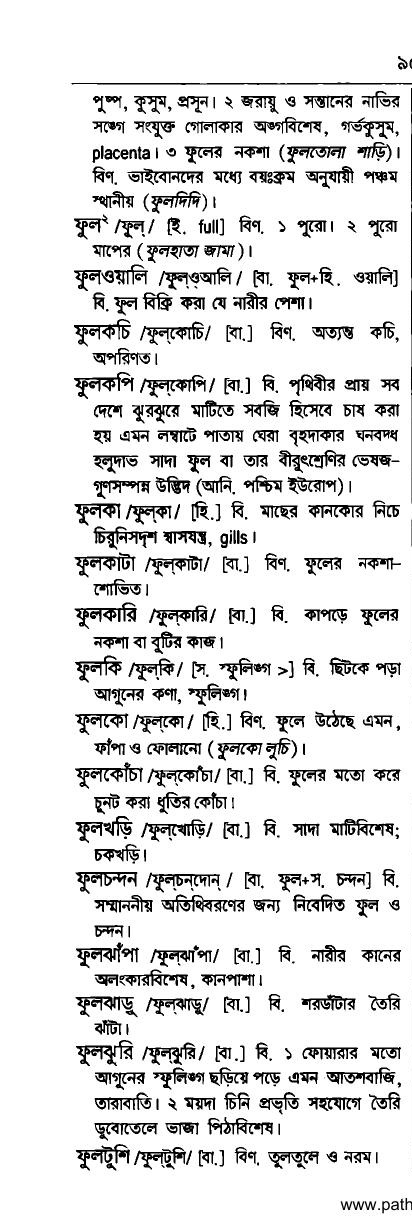
#> input picture data gen/dic1.jpg, 412 x 1226 px, given in place of dic.jpg, which was not available
$ jupyter execute --allow-errors 'BANGLA_OCR(with memory usage).ipynb'   (shell and % lines are left out)
#> lines starting #> are read from the running program, lines starting #| are printed output that depends on the picture; after the words box and inside, x2 and y2 are one past the last pixel; in counts of white or black regions, pixels touching at a corner belong together; pictures that were not available may be replaced by others from this repository, and a replacement may not be noted
[cell 1]
#Block 1 server setup
#run this block if and only if you are running in colab
from google.colab import auth
auth.authenticate_user()
from oauth2client.client import GoogleCredentials
#> (the rest of this cell did not finish here and is left out)

[cell 2]
#Block 2 sync colab server with drive

[cell 3]
# necessary for drive not necessary for local

[cell 4]
import os
#os.getcwd()
import sys
#sys.path.append("./anaconda3/envs/workshop/lib/python3.7/site-packages")
#sys.path.append("/home/mahim/anaconda3/envs/workshop/lib/python3.7/site-packages")

[cell 5]
# important imports
import sys

#print(sys.path)
import os
import itertools
import codecs
import re
import datetime
import cairocffi as cairo
import editdistance
import numpy as np
from scipy import ndimage
import pickle
import cv2
from PIL import Image, ImageDraw, ImageFont
import PIL.ImageOps


# import pylab
import matplotlib.pyplot as plt
from keras import backend as K
from keras.layers.convolutional import Conv2D, MaxPooling2D
from keras.layers import Input, Dense, Activation
from keras.layers import Reshape, Lambda
from keras.layers.merge import add, concatenate
from keras.models import Model
from keras.layers.recurrent import GRU
from keras.optimizers import SGD
from keras.utils.data_utils import get_file
from keras.preprocessing import image
import keras.callbacks

[cell 6]
OUTPUT_DIR = 'image_ocr'

# character classes and matching regex filter
regex = r'^[a-z ]+$'
alphabet = u'abcdefghijklmnopqrstuvwxyz '
print(alphabet)
np.random.seed(55)

BASE = 'data gen/'

[cell 7]
# this creates larger "blotches" of noise which look
# more realistic than just adding gaussian noise
# assumes greyscale with pixels ranging from 0 to 1
# [7 lines left out: function speckle, not called in this run]


# paints the string in a random location the bounding box
# also uses a random font, a slight random rotation,
# and a random amount of speckle noise


#if you just change the paint function with the propper inputs everything else should work just fine
'''
def paint_text(text, w, h, rotate=False, ud=False, multi_fonts=False):
    surface = cairo.ImageSurface(cairo.FORMAT_RGB24, w, h)
    with cairo.Context(surface) as context:
        context.set_source_rgb(1, 1, 1)  # White
        context.paint()
        # this font list works in CentOS 7
        if multi_fonts:
            fonts = ['Century Schoolbook', 'Courier', 'STIX', 'URW Chancery L', 'FreeMono']
            context.select_font_face(np.random.choice(fonts), cairo.FONT_SLANT_NORMAL,
                                     np.random.choice([cairo.FONT_WEIGHT_BOLD, cairo.FONT_WEIGHT_NORMAL]))
        else:
            context.select_font_face('Courier', cairo.FONT_SLANT_NORMAL, cairo.FONT_WEIGHT_BOLD)
        context.set_font_size(25)
        box = context.text_extents(text)
        border_w_h = (4, 4)
        if box[2] > (w - 2 * border_w_h[1]) or box[3] > (h - 2 * border_w_h[0]):
            raise IOError('Could not fit string into image. Max char count is too large for given image width.')

        # teach the RNN translational invariance by
        # fitting text box randomly on canvas, with some room to rotate
        max_shift_x = w - box[2] - border_w_h[0]
        max_shift_y = h - box[3] - border_w_h[1]
        top_left_x = np.random.randint(0, int(max_shift_x))
        if ud:
            top_left_y = np.random.randint(0, int(max_shift_y))
        else:
            top_left_y = h // 2
        context.move_to(top_left_x - int(box[0]), top_left_y - int(box[1]))
        context.set_source_rgb(0, 0, 0)
        context.show_text(text)

    buf = surface.get_data()
    a = np.frombuffer(buf, np.uint8)
    a.shape = (h, w, 4)
    a = a[:, :, 0]  # grab single channel
    a = a.astype(np.float32) / 255
    a = np.expand_dims(a, 0)
    if rotate:
        a = image.random_rotation(a, 3 * (w - top_left_x) / w + 1)
    a = speckle(a)

    return a
'''
import random
def paint_text(text, w, h, rotate=False, ud=False, multi_fonts=False):
    font_size = random.randint(15, 22)
    fonts = ImageFont.truetype(BASE+'SutonnyOMJ.ttf',font_size, layout_engine=ImageFont.LAYOUT_RAQM)
    im = Image.new("RGB",(w,h))
    draw = ImageDraw.Draw(im)
    draw.text((10, 10), text, font=fonts)
    inverted_image = PIL.ImageOps.invert(im)
    inverted_image = inverted_image.convert('RGB')
    open_cv_image = np.array(inverted_image)
    open_cv_image = open_cv_image[:, :, ::-1].copy()
    a = cv2.cvtColor(open_cv_image, cv2.COLOR_BGR2GRAY)
    #print(a.shape)# has to be (64, 128)
    a = a.astype(np.float32) / 255
    a = np.expand_dims(a, 0)
    if rotate:
        a = image.random_rotation(a, 3 * (w - np.random.randint(0, 10)) / w + 1)
    a = speckle(a)
    return a

h = 64
w = 128
#> (the rest of this cell did not finish here and is left out)

[cell 8]
import cv2

img = cv2.imread(BASE+'dic.jpg')
#> img is the input picture: shape (1226, 412, 3); min 0, max 255, mean 225.5
print(img.shape)
#| (1226, 412, 3)
img1 = img[:, 0:(int)(img.shape[1]/2), : ]
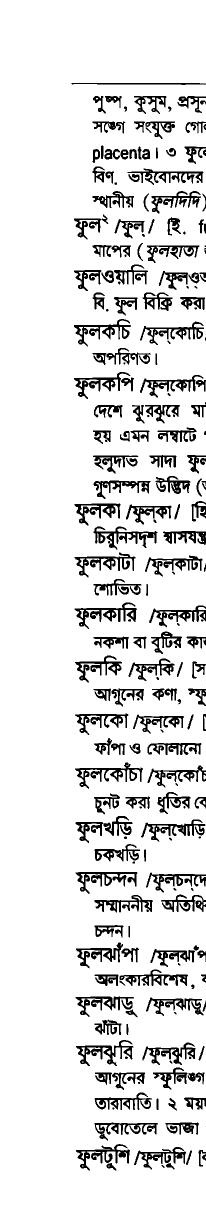
#> img1: shape (1226, 206, 3); min 0, max 255, mean 225.4
img2 = img[:, -(int)(img.shape[1]/2):, : ]
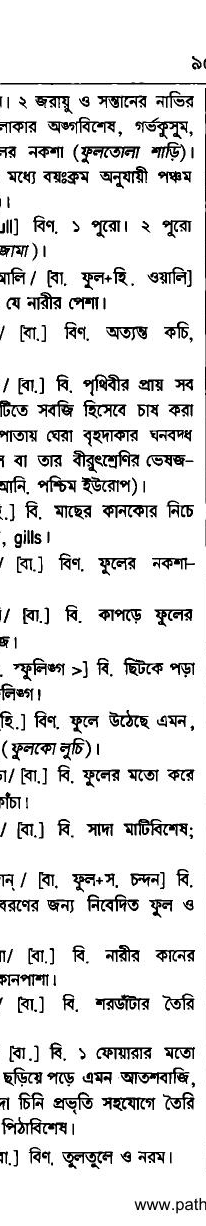
#> img2: shape (1226, 206, 3); min 0, max 255, mean 225.5
plt.imshow(img1, cmap='Greys_r')
plt.show()
plt.imshow(img2, cmap='Greys_r')
plt.show()

[cell 9]
#!/usr/bin/python3
# 2018.01.16 01:11:49 CST
# 2018.01.16 01:55:01 CST
import cv2
import numpy as np

## (1) read
#img = cv2.imread("img02.jpg")
img = img1
gray = cv2.cvtColor(img, cv2.COLOR_BGR2GRAY)

## (2) threshold
th, threshed = cv2.threshold(gray, 127, 255, cv2.THRESH_BINARY_INV|cv2.THRESH_OTSU)
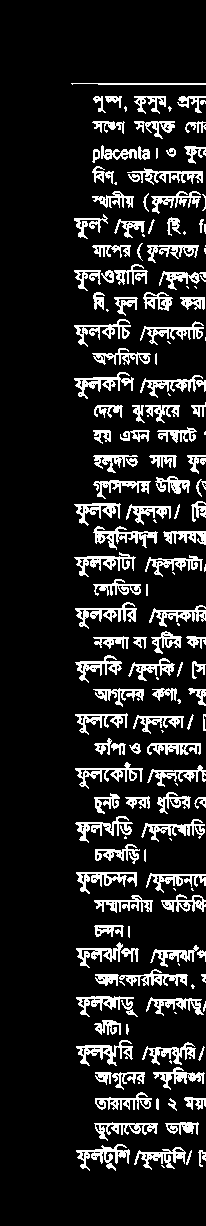
#> threshed: shape (1226, 206); 13.1% white in thin lines or dots, all inside (x1, y1, x2, y2) = (71, 83, 206, 1171)
#> th = 148

## (3) minAreaRect on the nozeros
pts = cv2.findNonZero(threshed)
#> pts = contour of 33119 points, box (x1, y1, x2, y2) (71, 83, 206, 1171), area 49094
ret = cv2.minAreaRect(pts)
#> ret = ((138, 626.5), (1087, 134), -90)

(cx,cy), (w,h), ang = ret
#> cx = 138; cy = 626.5; w = 1087; h = 134; ang = -90
if w>h:
    w,h = h,w
#> w = 134; h = 1087
    ang += 90
#> ang = 0

## (4) Find rotated matrix, do rotation
M = cv2.getRotationMatrix2D((cx,cy), ang, 1.0)
#> M = [[1, 0, 0], [0, 1, 0]]
rotated = cv2.warpAffine(threshed, M, (img.shape[1], img.shape[0]))

## (5) find and draw the upper and lower boundary of each lines
hist = cv2.reduce(rotated,1, cv2.REDUCE_AVG).reshape(-1)
#> hist = 1226 values, max 167 at index 83, min 0 at index 0, mean 33.43

th = 2
H,W = img.shape[:2]
#> H = 1226; W = 206
uppers = [y for y in range(H-1) if hist[y]<=th and hist[y+1]>th]
#> uppers = 45 values from 82 to 1143
lowers = [y for y in range(H-1) if hist[y]>th and hist[y+1]<=th]
#> lowers = 45 values from 84 to 1169

rotated = cv2.cvtColor(rotated, cv2.COLOR_GRAY2BGR)
for y in uppers:
    cv2.line(rotated, (0,y), (W, y), (255,0,0), 1)
#> this loop made 45 passes
#> y on passes 1 to 12: 82, 95, 120, 145, 165, 190, 215, 244, 263, 269, 291, 318
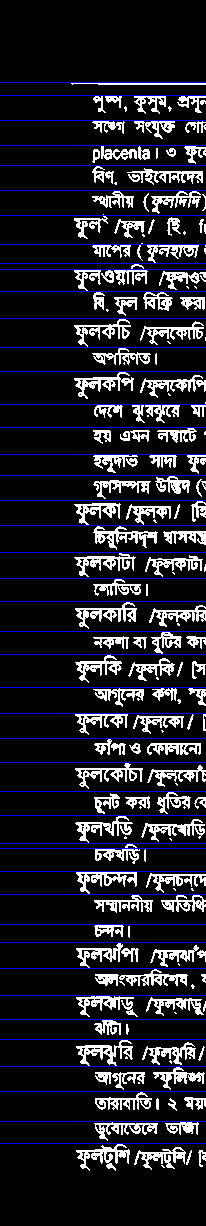
#> rotated: shape (1226, 206, 3); mean B, G, R 42.8, 33.4, 33.4

for y in lowers:
    cv2.line(rotated, (0,y), (W, y), (0,255,0), 1)
#> this loop made 45 passes
#> y on passes 1 to 12: 84, 112, 136, 162, 184, 212, 237, 260, 268, 289, 313, 344
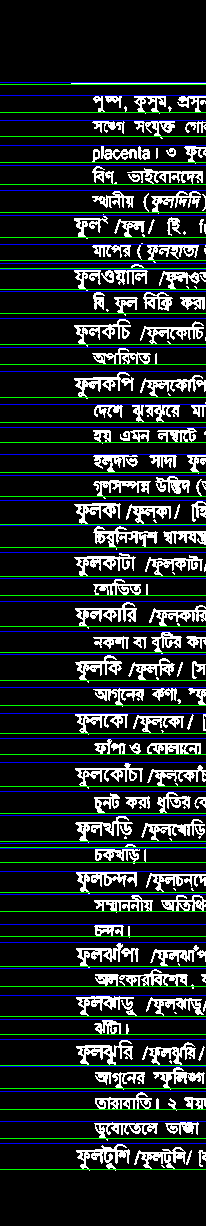
#> rotated: shape (1226, 206, 3); 3.67% of pixels changed, all inside (x1, y1, x2, y2) = (0, 84, 206, 1170)

cv2.imwrite("result.png", rotated)
#> Out = True

[cell 10]
# Uses generator functions to supply train/test with
# data. Image renderings are text are created on the fly
# each time with random perturbations

class TextImageGenerator(keras.callbacks.Callback):

    # [13 lines left out: function __init__, not called in this run]

    def get_output_size(self):
        return len(BCC_map.keys()) + 1

    # num_words can be independent of the epoch size due to the use of generators
    # as max_string_len grows, num_words can grow
    # [147 lines left out: functions build_word_list, get_batch, next_train, next_val, on_train_begin, on_epoch_begin, not called in this run]

[cell 11]
# the actual loss calc occurs here despite it not being
# an internal Keras loss function

# [20 lines left out: functions ctc_lambda_func, decode_batch, not called in this run]

#> (a cell that did not finish here is left out)

[cell 13]
def train(run_name, start_epoch, stop_epoch, img_w):
    # Input Parameters
    img_h = 64
    words_per_epoch = 16000
    val_split = 0.2
    val_words = int(words_per_epoch * (val_split))

    # Network parameters
    conv_filters = 16
    kernel_size = (3, 3)
    pool_size = 2
    time_dense_size = 12
    rnn_size = 512
    minibatch_size = 32

    if K.image_data_format() == 'channels_first':
        input_shape = (1, img_w, img_h)
    else:
        input_shape = (img_w, img_h, 1)
    '''
    img_gen = TextImageGenerator(monogram_file=os.path.join(fdir, 'wordlist_mono_clean.txt'),
                                 bigram_file=os.path.join(fdir, 'wordlist_bi_clean.txt'),
                                 minibatch_size=minibatch_size,
                                 img_w=img_w,
                                 img_h=img_h,
                                 downsample_factor=(pool_size ** 2),
                                 val_split=words_per_epoch - val_words
                                 )
'''
    fdir = os.path.dirname(get_file('wordlists.tgz',
                                    origin='http://www.mythic-ai.com/datasets/wordlists.tgz', untar=True))
    img_gen = TextImageGenerator(monogram_file= BASE+'mono.txt',
                                 bigram_file=BASE+'bi.txt',
                                 minibatch_size=minibatch_size,
                                 img_w=img_w,
                                 img_h=img_h,
                                 downsample_factor=(pool_size ** 2),
                                 val_split=words_per_epoch - val_words
                                 )
    act = 'relu'
    input_data = Input(name='the_input', shape=input_shape, dtype='float32')
    inner = Conv2D(conv_filters, kernel_size, padding='same',
                   activation=act, kernel_initializer='he_normal',
                   name='conv1')(input_data)
    inner = MaxPooling2D(pool_size=(pool_size, pool_size), name='max1')(inner)
    inner = Conv2D(conv_filters, kernel_size, padding='same',
                   activation=act, kernel_initializer='he_normal',
                   name='conv2')(inner)
    inner = MaxPooling2D(pool_size=(pool_size, pool_size), name='max2')(inner)

    conv_to_rnn_dims = (img_w // (pool_size ** 2), (img_h // (pool_size ** 2)) * conv_filters)
    print("conv to rnn dims = ", conv_to_rnn_dims)
    #conv_to_rnn_dims = (img_w , (img_h * conv_filters))
    inner = Reshape(target_shape=conv_to_rnn_dims, name='reshape')(inner)

    # cuts down input size going into RNN:
    inner = Dense(time_dense_size, activation=act, name='dense1')(inner)

    # Two layers of bidirectional GRUs
    # GRU seems to work as well, if not better than LSTM:
    gru_1 = GRU(rnn_size, return_sequences=True, kernel_initializer='he_normal', name='gru1')(inner)
    gru_1b = GRU(rnn_size, return_sequences=True, go_backwards=True, kernel_initializer='he_normal', name='gru1_b')(inner)
    gru1_merged = add([gru_1, gru_1b])
    gru_2 = GRU(rnn_size, return_sequences=True, kernel_initializer='he_normal', name='gru2')(gru1_merged)
    gru_2b = GRU(rnn_size, return_sequences=True, go_backwards=True, kernel_initializer='he_normal', name='gru2_b')(gru1_merged)

    # transforms RNN output to character activations:
    inner = Dense(img_gen.get_output_size(), kernel_initializer='he_normal',
                  name='dense2')(concatenate([gru_2, gru_2b]))
    y_pred = Activation('softmax', name='softmax')(inner)
    Model(inputs=input_data, outputs=y_pred).summary()

    labels = Input(name='the_labels', shape=[img_gen.absolute_max_string_len], dtype='float32')
    input_length = Input(name='input_length', shape=[1], dtype='int64')
    label_length = Input(name='label_length', shape=[1], dtype='int64')
    # Keras doesn't currently support loss funcs with extra parameters
    # so CTC loss is implemented in a lambda layer
    loss_out = Lambda(ctc_lambda_func, output_shape=(1,), name='ctc')([y_pred, labels, input_length, label_length])

    # clipnorm seems to speeds up convergence
    sgd = SGD(lr=0.02, decay=1e-6, momentum=0.9, nesterov=True, clipnorm=5)

    model = Model(inputs=[input_data, labels, input_length, label_length], outputs=loss_out)

    # the loss calc occurs elsewhere, so use a dummy lambda func for the loss
    model.compile(loss={'ctc': lambda y_true, y_pred: y_pred}, optimizer=sgd)
    if start_epoch > 0:
        weight_file = os.path.join(BASE+'models/', 'weights%02d.h5' % (start_epoch - 1))
        model.load_weights(weight_file)
    #captures output of softmax so we can decode the output during visualization
    test_func = K.function([input_data], [y_pred])

    viz_cb = VizCallback(run_name, test_func, img_gen.next_val())

    model.fit_generator(generator=img_gen.next_train(),
                        steps_per_epoch=(words_per_epoch - val_words) // minibatch_size,
                        epochs=stop_epoch,
                        validation_data=img_gen.next_val(),
                        validation_steps=val_words // minibatch_size,
                        callbacks=[viz_cb, img_gen],
                        initial_epoch=start_epoch)

[cell 14]
import tensorflow as tf
from keras.backend.tensorflow_backend import set_session
#> (the rest of this cell did not finish here and is left out)

[cell 15]
run_name = datetime.datetime.now().strftime('%Y:%m:%d:%H:%M:%S')
train(run_name, 0, 2, 128)
#> (the call stopped at in train, `if K.image_data_format() == 'channels_first':`: keras is not available in this run)
# increase to wider images and start at epoch 20. The learned weights are reloaded
#train(run_name, 35, 50, 512)

[cell 16]
# this process needs minimum of 0.08 fraction of total memory or 619Mib for running fully

#> (a cell that did not finish here is left out)

[cell 18]
weight_file = BASE+"models"+'/weights21.h5'
img_w = 128
# Input Parameters
img_h = 64
words_per_epoch = 16000
val_split = 0.2
val_words = int(words_per_epoch * (val_split))

# Network parameters
conv_filters = 16
kernel_size = (3, 3)
pool_size = 2
time_dense_size = 12
rnn_size = 512
minibatch_size = 32

#> (the rest of this cell did not finish here and is left out)

[cell 19]
# [27 lines left out: function get_model_memory_usage, not called in this run]
#> (the rest of this cell did not finish here and is left out)

[cell 20]
from keras.utils import plot_model
#> (the rest of this cell did not finish here and is left out)

#> (a cell that did not finish here is left out)

[cell 22]
# [18 lines left out: functions decode_predict_ctc, predit_a_image, not called in this run]

[cell 23]
h = 64
w = 128
#> (the rest of this cell did not finish here and is left out)

print(a.shape)
b = a.reshape((h, w))
#print(b.shape)
plt.imshow(b, cmap='Greys_r')
plt.show()

c = np.expand_dims(a.T, axis=0)
print(c.shape)
net_out_value = model_p.predict(c)
#print(net_out_value.shape)
pred_texts = decode_predict_ctc(net_out_value)
pred_texts

#> (a cell that did not finish here is left out)

#> (a cell that did not finish here is left out)

[cell 26]
#if you just change the paint function with the propper inputs everything else should work just fine
import cv2
from PIL import Image, ImageDraw, ImageFont
import PIL.ImageOps

#> (the rest of this cell did not finish here and is left out)

[cell 27]
print(img.shape)
#| (1226, 206, 3)
#img = np.array(img)
# Convert RGB to BGR
#img = img[:, :, ::-1].copy()

[cell 28]
print(img.shape)
#| (1226, 206, 3)
#img = np.rollaxis(img, 1, 0)
#img = np.rollaxis(img, 2, 1)
print(img.shape)
#| (1226, 206, 3)
plt.imshow(img[0])
plt.show()
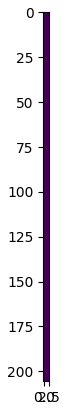
#> figure drawn by matplotlib, 1 panel

$ run again, on data gen/new_name.jpg
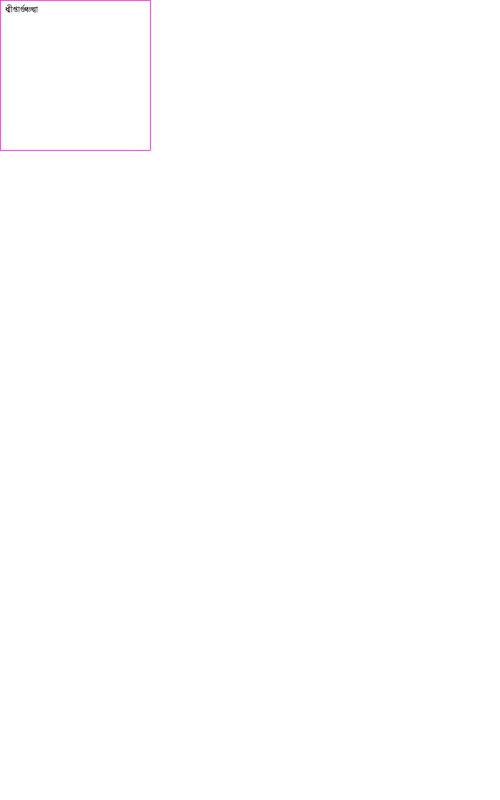
#> input picture data gen/new_name.jpg, 1000 x 1600 px, given in place of dic.jpg, which was not available (shown at 1/2 size)
#> img is the input picture: shape (1600, 1000, 3); mean B, G, R 254.9, 254.7, 254.9
#| (1600, 1000, 3)
#> img2: shape (1600, 500, 3); every value is 255
#> threshed: shape (1600, 500); 0.2% white in thin lines or dots, all inside (x1, y1, x2, y2) = (0, 0, 301, 301)
#> th = 174
#> pts = contour of 1581 points, box (x1, y1, x2, y2) (0, 0, 301, 301), area 0
#> ret = ((150, 150), (300, 300), -90)
#> cx = 150; w = 300; ang = -90
#> M = [[6.12e-17, -1, 300], [1, 6.12e-17, -2.84e-14]]
#> hist = 1600 values, max 154 at index 0, min 0 at index 301, mean 0.51
#> uppers = [10, 22, 25, 36, 39, 57, 61, 72, 299]
#> lowers = [0, 20, 23, 34, 38, 56, 60, 70, 74, 300]
#> the loop `for y in uppers:` made 9 passes
#> y on passes 1 to 8: 10, 22, 25, 36, 39, 57, 61, 72
#> the loop `for y in lowers:` made 10 passes
#> y on passes 2 to 9: 20, 23, 34, 38, 56, 60, 70, 74
#> after the loop `for y in lowers:`:
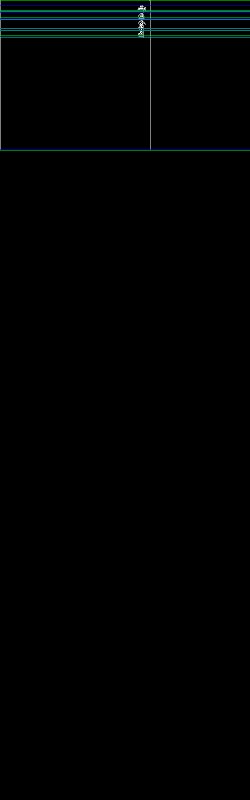
#> rotated: shape (1600, 500, 3) (shown at 1/2 size); mean B, G, R 1.7, 1.9, 0.3
#> Out = True
#| (1600, 500, 3)
#| (1600, 500, 3)
#| (1600, 500, 3)
#> `plt.show()`:
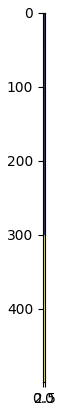
#> figure drawn by matplotlib, 1 panel
